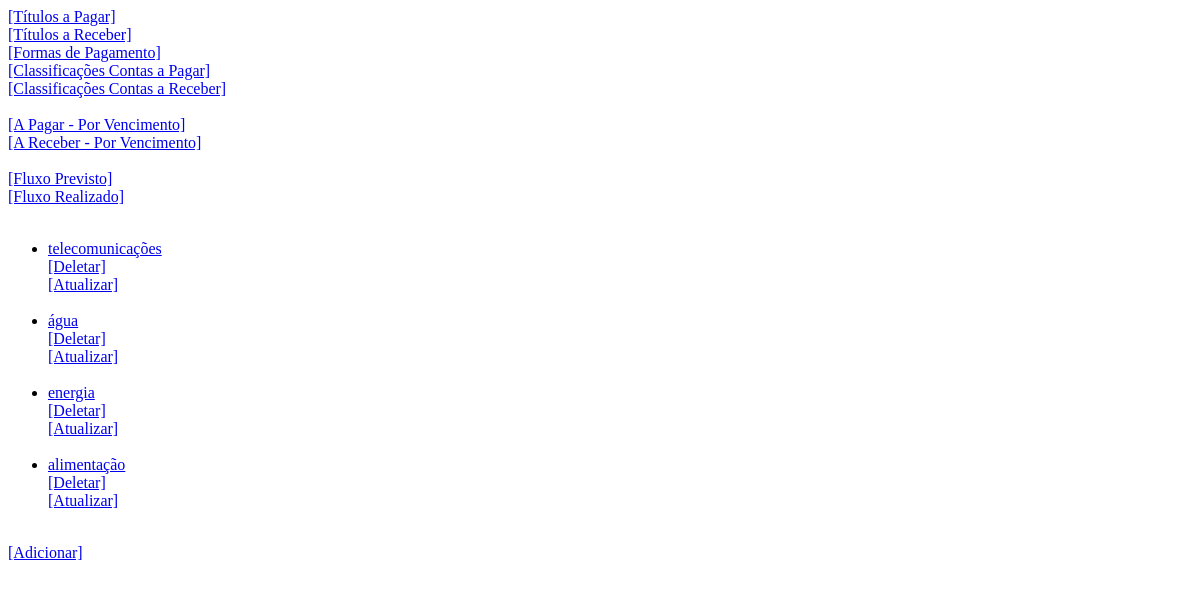
Before: /classificacaopagar/classificacoespagar/ with the older database file.
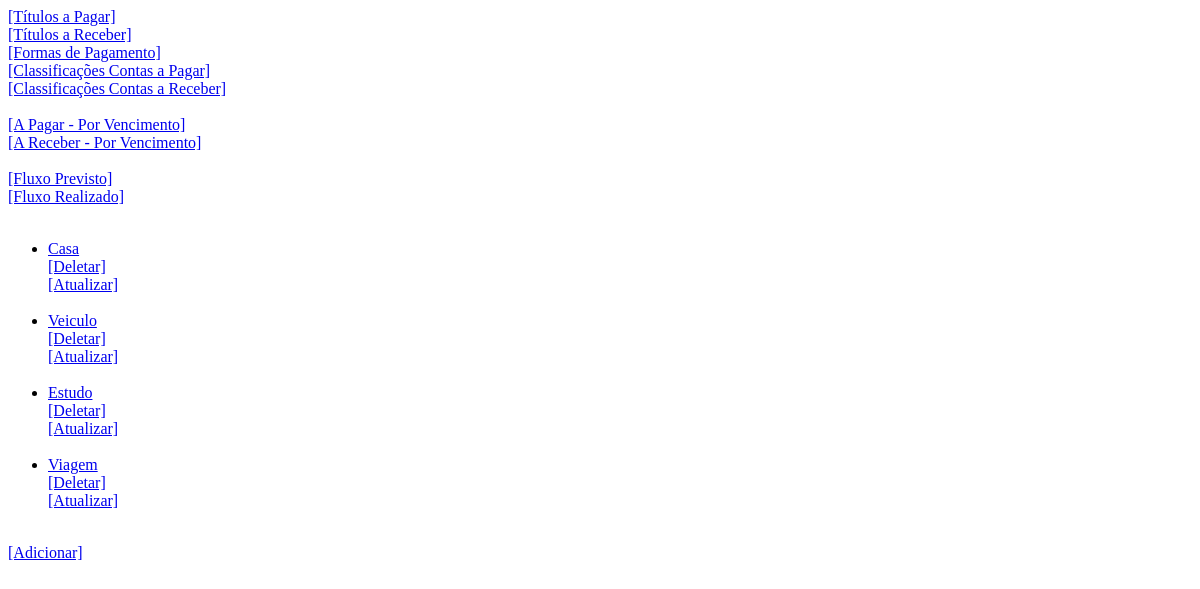
After: the same page with the newer database file.
### fluxocaixa/models.py (models this page shows, shortened)
class ClassificacaoPagar(models.Model):
    descricao = models.CharField(max_length=30)
    objects = ClassificacaoManager()

### fluxocaixa/views/vclassificacaopagar.py (the view)
# urls.py: path('classificacaopagar/classificacoespagar/', vclassificacaopagar.classificacoespagar, name='classificacoespagar'),
def classificacoespagar(request):
    db_lista = ClassificacaoPagar.objects.todos().values()
    payload = { 'lista' : list(db_lista) }
    template = loader.get_template('classificacaopagar/listar.html')
    return HttpResponse(template.render(payload, request))

### fluxocaixa/models.py (called while the page is built)
    def todos(self):
        result = self.all()
        return result

### fluxocaixa/templates/classificacaopagar/listar.html
{% extends 'base.html' %}
{% block content %}
	{% if lista %}
		<ul>
		{% for i in lista %}
			<li>
                <a href="/fluxo/classificacaopagar/{{ i.id }}">{{ i.descricao }} </a>
                <br />
                <a href="/fluxo/classificacaopagar/deletar/{{ i.id }}">[Deletar]</a>
                <br />
                <a href="/fluxo/classificacaopagar/atualizar/{{ i.id }}">[Atualizar]</a>
            </li>
            <br />
		{% endfor %}
        </ul>
	{% else %}
		<p>Nenhum item localizado para exibição.</p>
    {% endif %}
    <a href="{% url 'nova_classificacaopagar' %}">[Adicionar]</a>
{% endblock %}

Changed rows visible on the page:
removed ClassificacaoPagar: descricao "telecomunicações"
removed ClassificacaoPagar: descricao "água"
removed ClassificacaoPagar: descricao "energia"
removed ClassificacaoPagar: descricao "alimentação"
added ClassificacaoPagar: descricao "Casa"
added ClassificacaoPagar: descricao "Veiculo"
added ClassificacaoPagar: descricao "Estudo"
added ClassificacaoPagar: descricao "Viagem"
